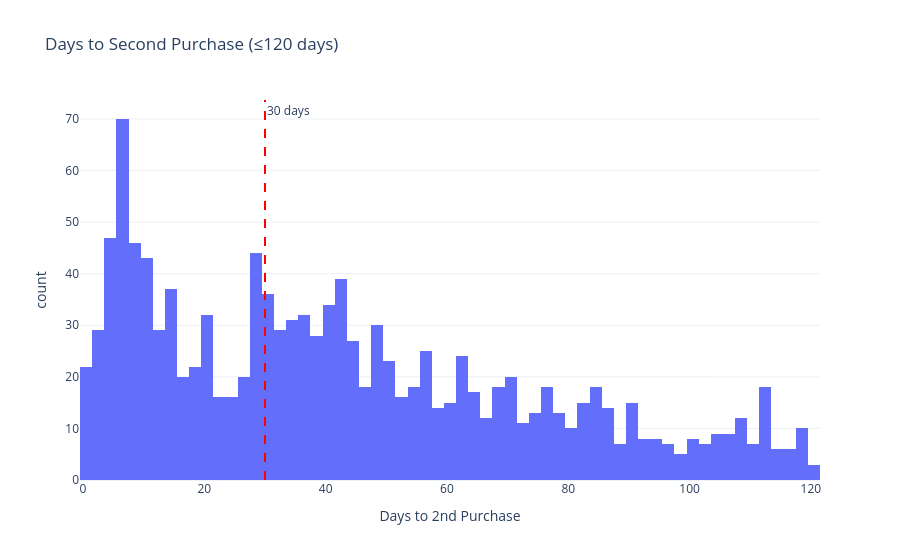

Write notebook code for a chart like this one.
### Code cell
# Days to second purchase — strong churn predictor
d2s = rfm_df.filter(pl.col('days_to_second_purchase').is_not_null())
d2s_capped = d2s.filter(pl.col('days_to_second_purchase') <= 120)

fig = px.histogram(
    d2s_capped.to_pandas(),
    x='days_to_second_purchase', nbins=60,
    title='Days to Second Purchase (≤120 days)',
    labels={'days_to_second_purchase': 'Days to 2nd Purchase'},
)
# Add 30-day vertical line
fig.add_vline(x=30, line_dash='dash', line_color='red',
              annotation_text='30 days', annotation_position='top right')
fig.show()

fast_return = (d2s['days_to_second_purchase'] <= 30).sum()
print(f'Returned within 30 days: {fast_return:,} / {len(d2s):,} ({100*fast_return/len(d2s):.1f}%)')

### Figure 1 — Plotly figure (JSON) as saved in the notebook; plotly's stock layout.template omitted (floating-point values rounded to 4 significant figures; data arrays with more than 128 entries replaced by an {"elided": "..."} marker saying what was removed)
{"data": [{"bingroup": "x", "hovertemplate": "Days to 2nd Purchase=%{x}<br>count=%{y}<extra></extra>", "legendgroup": "", "marker": {"color": "#636efa", "pattern": {"shape": ""}}, "name": "", "nbinsx": 60, "orientation": "v", "showlegend": false, "type": "histogram", "x": {"elided": "1256 int values"}, "xaxis": "x", "yaxis": "y"}], "layout": {"annotations": [{"showarrow": false, "text": "30 days", "x": 30, "xanchor": "left", "xref": "x", "y": 1, "yanchor": "top", "yref": "y domain"}], "barmode": "relative", "legend": {"tracegroupgap": 0}, "shapes": [{"line": {"color": "red", "dash": "dash"}, "type": "line", "x0": 30, "x1": 30, "xref": "x", "y0": 0, "y1": 1, "yref": "y domain"}], "title": {"text": "Days to Second Purchase (≤120 days)"}, "xaxis": {"anchor": "y", "domain": [0, 1], "title": {"text": "Days to 2nd Purchase"}}, "yaxis": {"anchor": "x", "domain": [0, 1], "title": {"text": "count"}}}}
